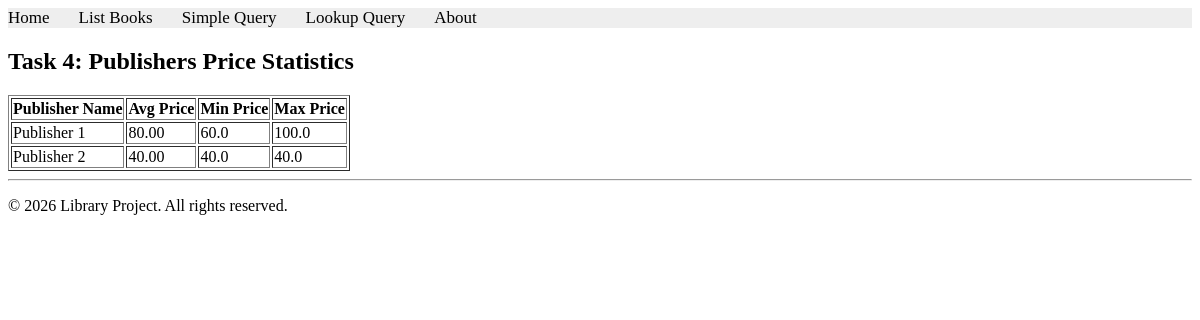
Screenshot of /books/lab9/task4 with the database file from the repository.
### apps/bookmodule/models.py (models this page shows)
class Publisher(models.Model):
    name = models.CharField(max_length=200)
    location = models.CharField(max_length=300)

### apps/bookmodule/views.py (the view)
# urls.py: path('lab9/task4', views.lab9_task4, name='books.lab9_task4'),
def lab9_task4(request):
    publishers = Publisher.objects.annotate(
        avg_price=Avg('book__price'),
        min_price=Min('book__price'),
        max_price=Max('book__price')
    )
    return render(request, 'bookmodule/lab9_task4.html', {'publishers': publishers})

### apps/templates/bookmodule/lab9_task4.html
{% extends 'layouts/base.html' %}
{% block content %}
<h2>Task 4: Publishers Price Statistics</h2>
<table border="1">
    <tr>
        <th>Publisher Name</th>
        <th>Avg Price</th>
        <th>Min Price</th>
        <th>Max Price</th>
    </tr>
    {% for publisher in publishers %}
    <tr>
        <td>{{ publisher.name }}</td>
        <td>{{ publisher.avg_price|stringformat:".2f"|default:"0.00" }}</td>
        <td>{{ publisher.min_price|default:"0.00" }}</td>
        <td>{{ publisher.max_price|default:"0.00" }}</td>
    </tr>
    {% endfor %}
</table>
{% endblock %}

### rows the page displays
Publisher: name "Publisher 1", avg_price "80.00", min_price "60.0", max_price "100.0"
Publisher: name "Publisher 2", avg_price "40.00", min_price "40.0", max_price "40.0"
